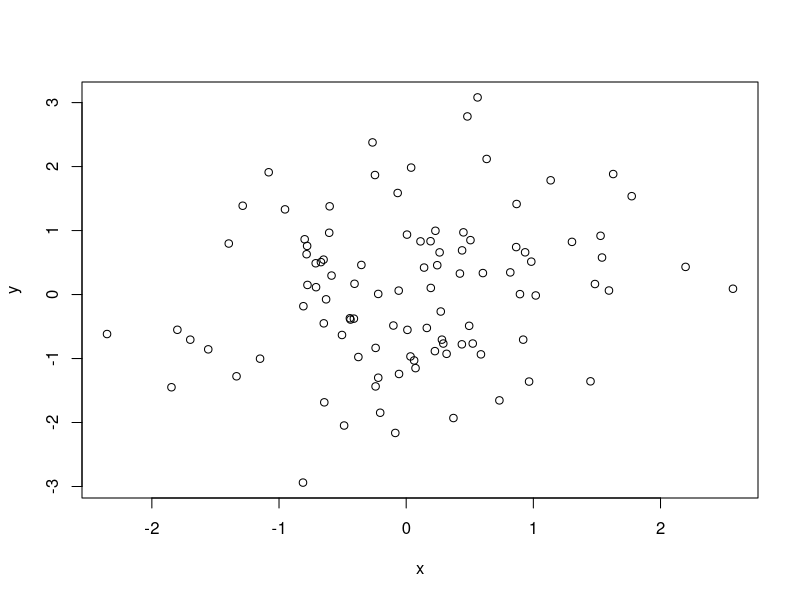
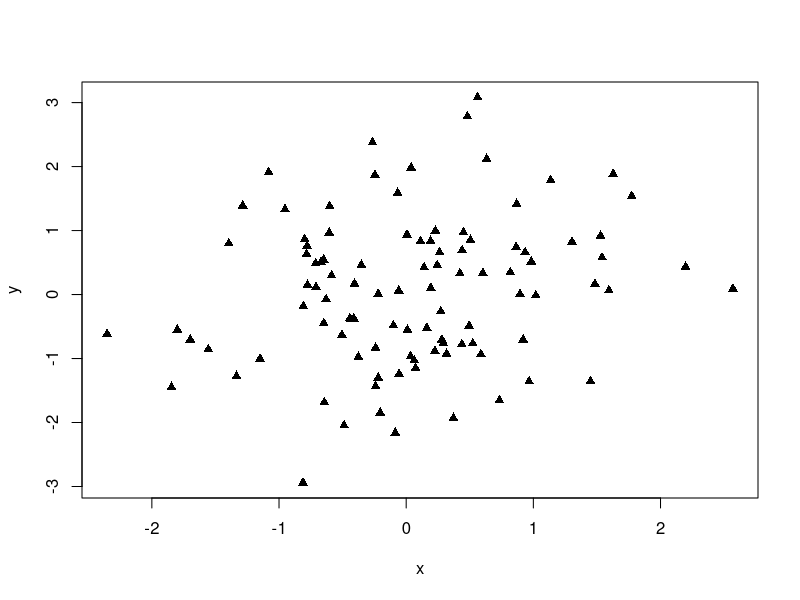

Source code (R) for these figures, in order:
## 2019/08/16 Phil's R script

x <- rnorm(100)
mean(x) 
y <- rnorm(100)

plot(x, y) ## Symbols look too basic
# plot(x, y, pch = 19) ## Still not happy with black circles
plot(x, y, pch = 17)
